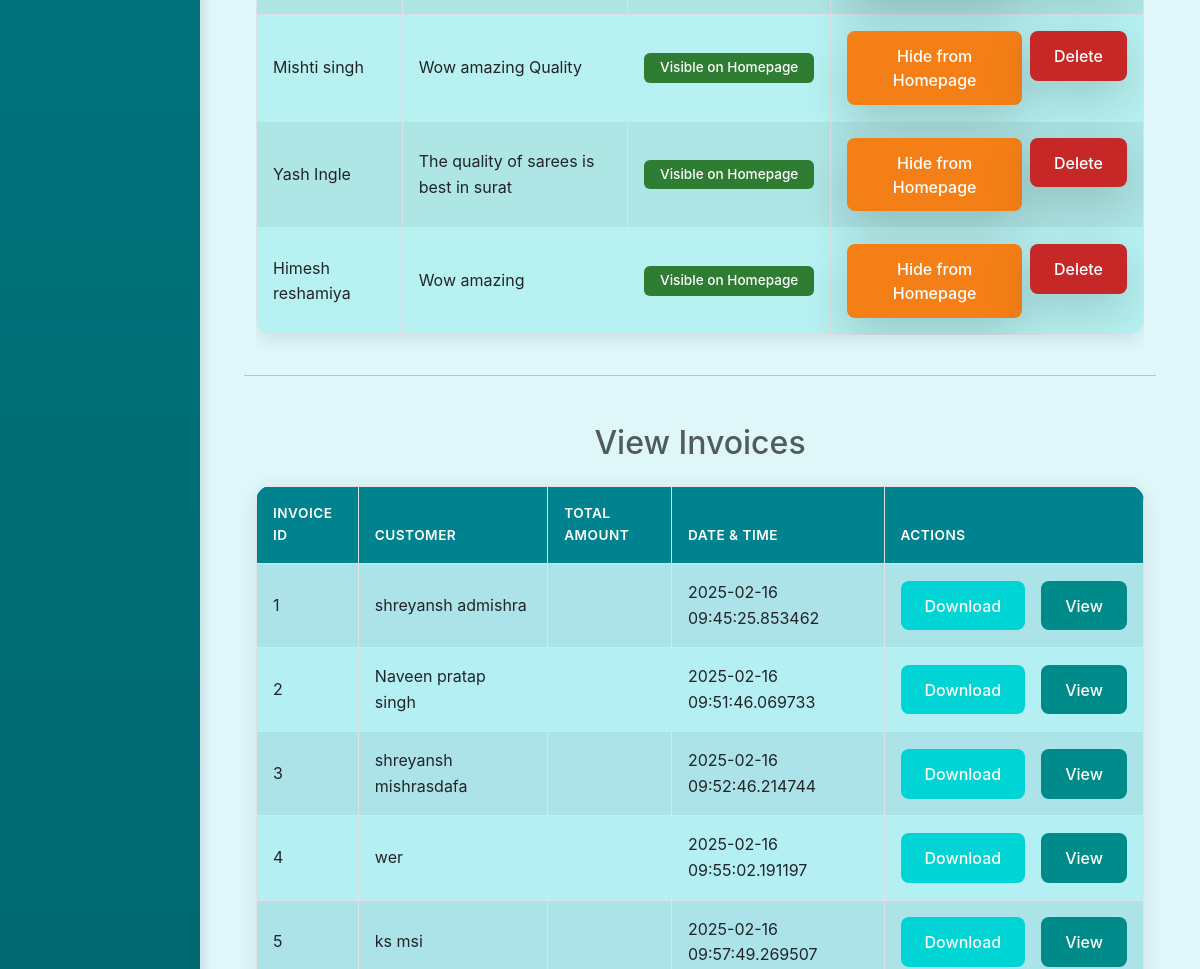
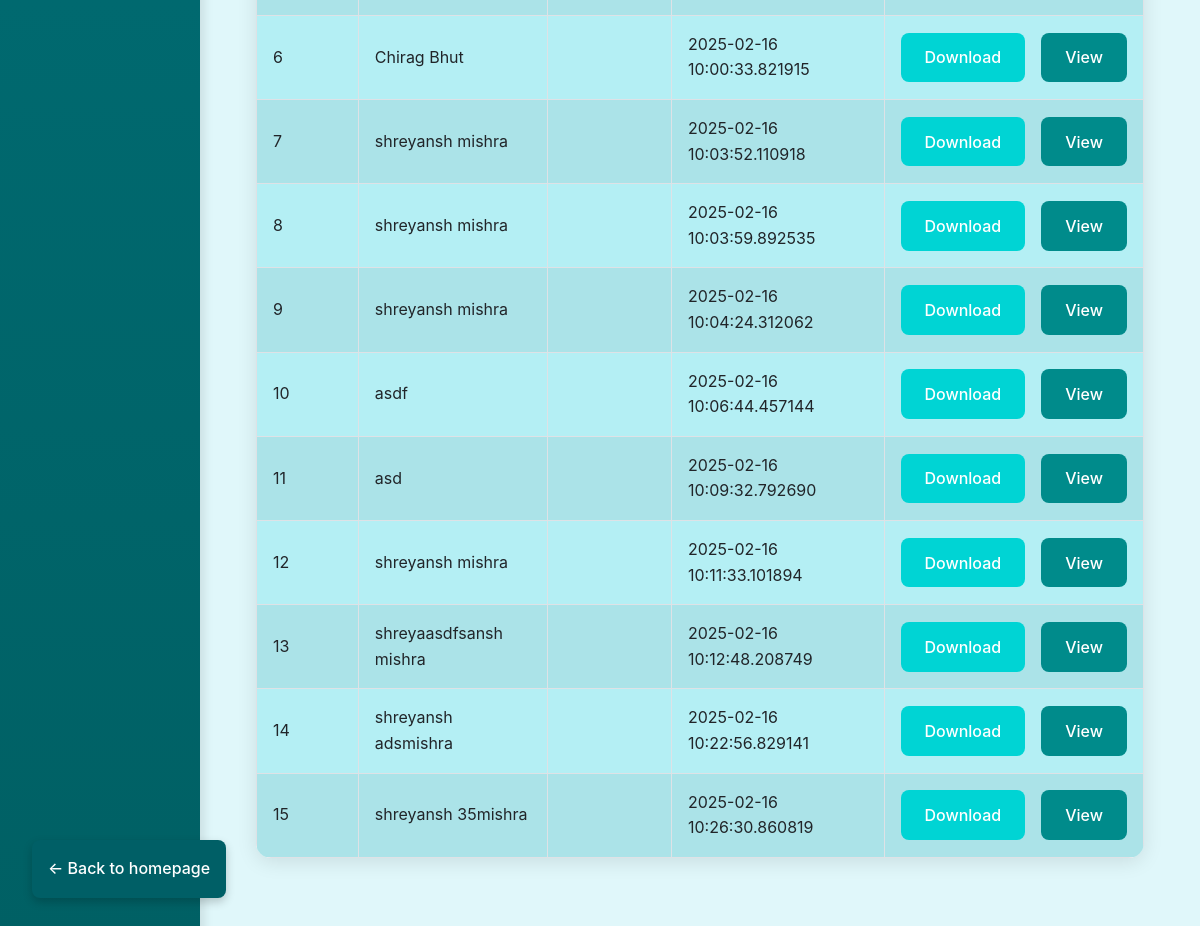
Page /admin_page (lower part) on the earlier database version (2 pictures, top to bottom).
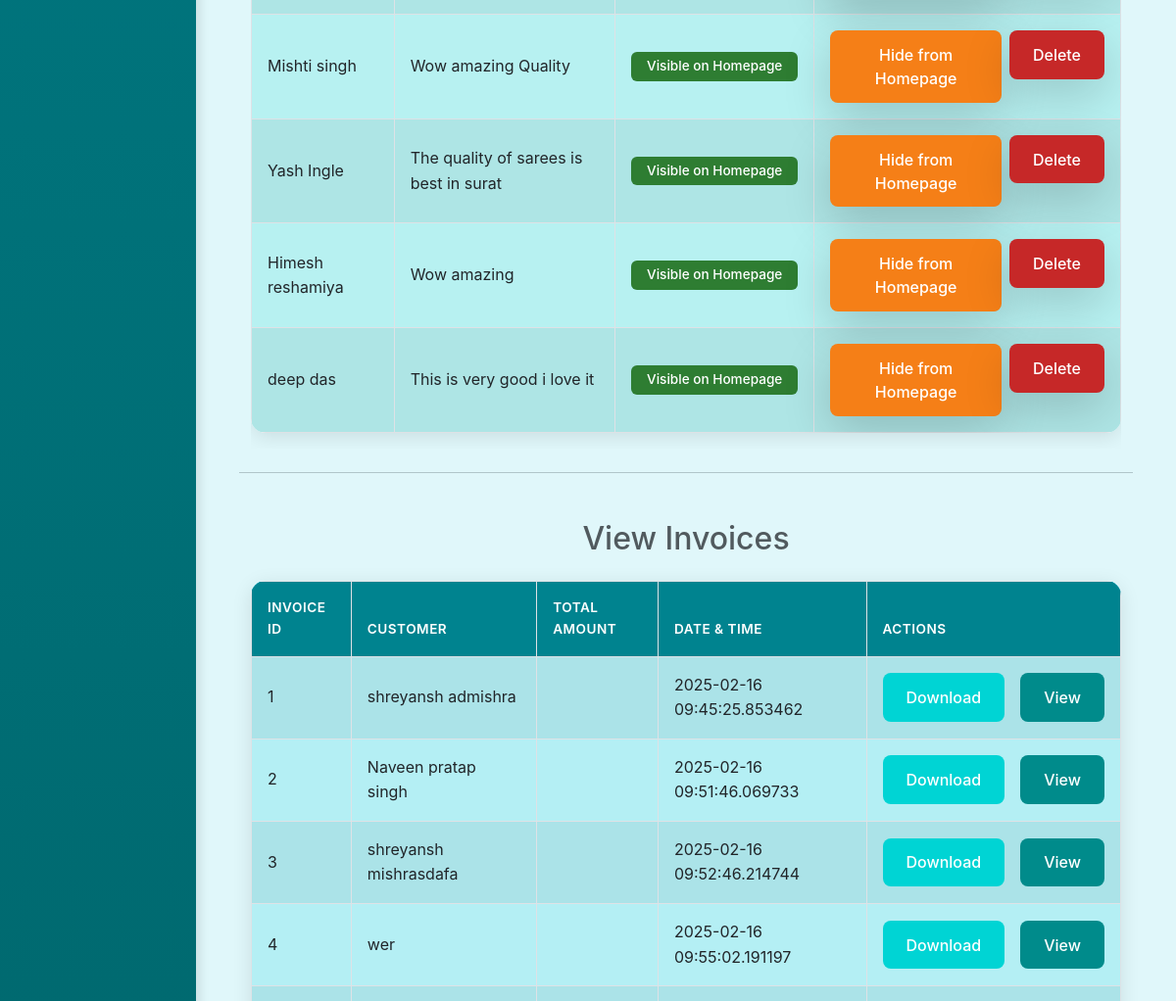
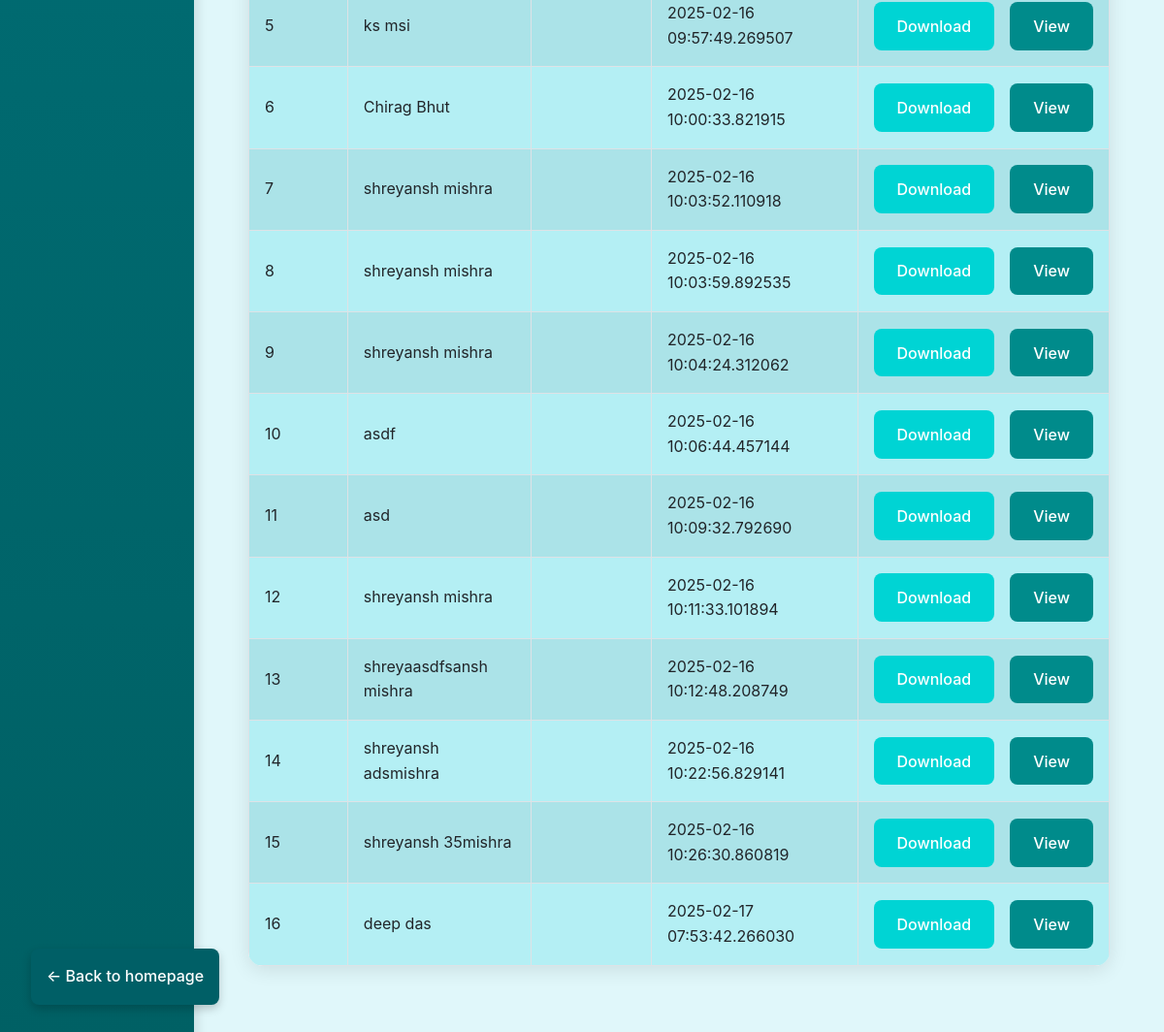
Same page on the later database version (2 pictures, top to bottom).
### db.py (models this page shows)
class Review(Base):
    __tablename__ = 'reviews'
    review_id = Column(Integer, primary_key=True)
    customer_name = Column(String(30), nullable=False)
    description = Column(String(500))
    visibility_on_homepage = Column(Boolean, default=False)

class Invoice(Base):
    __tablename__ = 'invoices'
    invoice_id = Column(Integer, primary_key=True)
    customer_id = Column(Integer, ForeignKey('customers.customer_id'), nullable=False)
    invoice_date = Column(DateTime, default=datetime.utcnow)
    customer = relationship('Customer', back_populates='invoices')
    invoice_items = relationship('InvoiceItem', back_populates='invoice')

class Customer(Base):
    __tablename__ = 'customers'
    customer_id = Column(Integer, primary_key=True)
    username = Column(String(50), nullable=False)
    city = Column(String(50),  nullable=False)
    state = Column(String(50), nullable=False)
    address = Column(String(100), nullable=False)
    phone = Column(String(100), unique=True, nullable=False)
    zip = Column(String(100), nullable=False)
    invoices = relationship('Invoice', back_populates='customer')

### app.py (the view)
@app.route('/admin_page')
def admin():
    all_reviews = session.query(Review).all()
    all_products = session.query(Product).all()
    all_invoice = session.query(Invoice).join(Invoice.customer).all()
    all_invoice_item = session.query(InvoiceItem).all()
    return render_template('admin.html', all_reviews=all_reviews,all_products = all_products,all_invoice = all_invoice)

### templates/admin.html (shortened to what this page needs)
<!DOCTYPE html>
<html lang="en">
<head>
    <link href="https://cdn.jsdelivr.net/npm/bootstrap@5.3.0/dist/css/bootstrap.min.css" rel="stylesheet">
    <link rel="stylesheet" href="{{url_for('static',filename = 'css/admin.css')}}">
</head>
<body>
    <div class="container-fluid">
        <div class="row">
            <nav class="col-md-2 sidebar d-flex flex-column">
                <br>
                <br>
                <br>
                <a href="{{ url_for('homepage') }}" class="back-btn">
                    &larr; Back to homepage
                </a>
            </nav>
            <main class="col-md-10 content fade-in">
                <section id="product-management" class="container my-5">
                    <section id="reviews-management" class="container mt-5">
                        <div class="table-responsive">
                            <table class="table table-striped table-hover table-bordered">
                                <tbody>
                                    {% for review in all_reviews %}
                                    <tr class="table-row-hover">
                                        <td>{{ review.customer_name }}</td>
                                        <td>{{ review.description }}</td>
                                        <td>
                                            {% if review.visibility_on_homepage %}
                                            <span class="badge bg-success">Visible on Homepage</span>
                                            {% else %}
                                            <span class="badge bg-secondary">Hidden from Homepage</span>
                                            {% endif %}
                                        </td>
                                        <td>
                                            <div class="d-flex">
                                                <form
                                                    action="{{ url_for('toggle_visibility', review_id=review.review_id) }}"
                                                    method="POST" class="me-2">
                                                    {% if review.visibility_on_homepage %}
                                                    <button type="submit"
                                                        class="btn btn-warning shadow-lg transform-hover">Hide from
                                                        Homepage</button>
                                                    {% else %}
                                                    <button type="submit"
                                                        class="btn btn-primary shadow-lg transform-hover">Add to
                                                        Homepage</button>
                                                    {% endif %}
                                                </form>
                                                <form
                                                    action="{{ url_for('delete_review', review_id=review.review_id) }}"
                                                    method="POST" style="display:inline;">
                                                    <button type="submit"
                                                        class="btn btn-danger shadow-lg transform-hover"
                                                        onclick="return confirm('Are you sure you want to delete this review?');">Delete</button>
                                                </form>
                                            </div>
                                        </td>
                                    </tr>
                                    {% endfor %}
                                </tbody>
                            </table>
                        </div>
                    </section>
                    <hr class="my-4">
                    <section id="invoice-management" class="container mt-5">
                        <h2 class="text-center text-muted mb-4">View Invoices</h2>
                        <table class="table table-striped table-hover table-bordered">
                            <thead class="bg-info text-white">
                                <tr>
                                    <th>Invoice ID</th>
                                    <th>Customer</th>
                                    <th>Total Amount</th>
                                    <th>Date & time</th>
                                    <th>Actions</th>
                                </tr>
                            </thead>
                                <tbody>
                                    {% for invoice in all_invoice %}
                                    <tr class="table-row-hover">
                                        <td style="background-color:#6fe0ea85 ;">{{invoice.invoice_id}}</td>
                                        <td style="background-color:#6fe0ea85 ;">{{invoice.customer.username}}</td>
                                        <td style="background-color:#6fe0ea85 ;">{{invoice.total_amount}}</td>
                                        <td style="background-color:#6fe0ea85 ;">{{invoice.invoice_date}}</td>
                                        <td style="background-color:#6fe0ea85 ;">
                                            <div style="display: flex; flex-direction: row;">
                                                <form action="/download_invoice" method="POST" class="d-inline">
                                                    <button type="submit" class="btn btn-info text-white me-3" style="background-color: #00d4d4;">
                                                        Download
                                                    </button>
                                                </form>
                                                <button class="btn btn-primary" style="background-color: #008b8b;" onclick="openPDFModal('static/invoice/invoice_{{invoice.invoice_id}}.pdf')">
                                                    View
                                                </button>
                                            </div>
                                        </td>
                                    </tr>
                                    {% endfor %}
                                </tbody>
                        </table>
        </div>
    </div>
</body>
</html>

### static/css/admin.css (style rules this page uses)
* { box-sizing: border-box; margin: 0; padding: 0; }
body { font-family: 'Poppins', sans-serif; line-height: 1.5; }
.sidebar { padding: 1rem; background-color: #6DD6DA; text-align: center; }
.sidebar a { display: block; padding: 0.75rem; font-size: 1rem; }
main { padding: 1rem; }
.table-responsive { overflow-x: auto; }
button { font-size: 0.9rem; padding: 0.5rem 1rem; }
:root { --primary-aqua: #00838f; --secondary-aqua: #006064; --light-aqua: #84ffff; --dark-aqua: #006064; --background: #e0f7fa; --text-primary: #263238; --text-secondary: #546e7a; --success: #2e7d32; --warning: #f57f17; --danger: #c62828; --white: #ffffff; --shadow: rgba(0, 0, 0, 0.1); }
body { background-color: var(--background); font-family: 'Inter', 'Segoe UI', sans-serif; color: var(--text-primary); line-height: 1.6; }
.sidebar { background: linear-gradient(180deg, var(--primary-aqua) 0%, var(--secondary-aqua) 100%); min-height: 100vh; padding: 2rem 1rem; transition: all 0.3s ease; box-shadow: 4px 0 10px var(--shadow); }
.sidebar a { color: var(--white); text-decoration: none; padding: 1rem; display: block; border-radius: 8px; margin-bottom: 0.5rem; transition: all 0.3s ease; font-weight: 500; }
.content { padding: 2rem; animation: fadeIn 0.5s ease-in-out; }
.table { background: var(--white); border-radius: 15px; overflow: hidden; box-shadow: 0 4px 20px var(--shadow); }
.table th { background-color: var(--primary-aqua); color: var(--white); font-weight: 600; text-transform: uppercase; font-size: 0.85rem; letter-spacing: 0.5px; padding: 1rem; }
.table td { padding: 1rem; vertical-align: middle; background-color: #b7f1f1; font-size: medium; }
.btn { border-radius: 8px; padding: 0.8rem 1.5rem; font-weight: 500; transition: all 0.3s ease; border: none; }
.btn-primary { background: var(--primary-aqua); color: var(--white); }
.btn-danger { background: var(--danger); color: var(--white); }
.btn-warning { background: var(--warning); color: var(--white); }
.badge { padding: 0.5rem 1rem; border-radius: 6px; font-weight: 500; font-size: 0.85rem; }
.bg-success { background: var(--success) !important; }
.back-btn { position: fixed; bottom: 2rem; left: 2rem; background: #005f66; color: var(--white); padding: 0.8rem 1.5rem; border-radius: 8px; text-decoration: none; transition: all 0.3s ease; z-index: 1000; font-weight: 500; box-shadow: 0 4px 10px rgba(0, 0, 0, 0.2); }
.transform-hover { transition: all 0.3s ease; }

Differences in the rows shown:
added Review: customer_name "deep das", description "This is very good i love it", visibility_on_homepage "Visible on Homepage"
added Invoice: invoice_id "16", customer.username "deep das", invoice_date "2025-02-17 07:53:42.266030"
